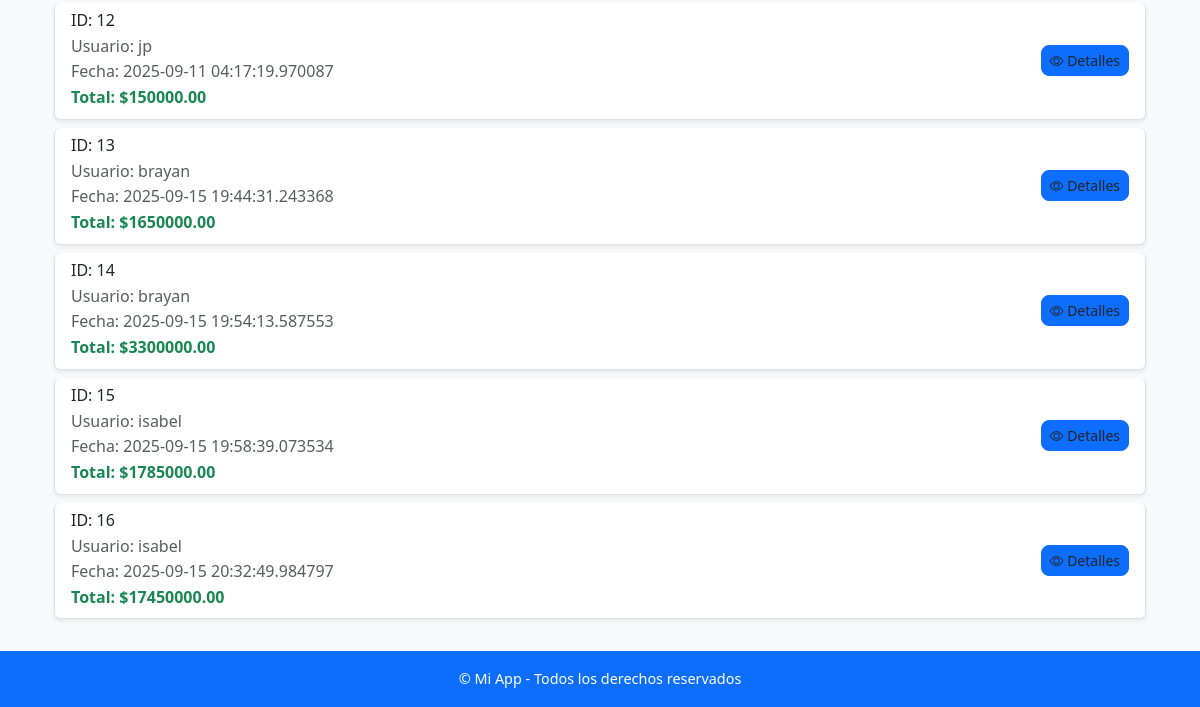
/ventas_factura (lower part), run on an earlier commit of the app's database.
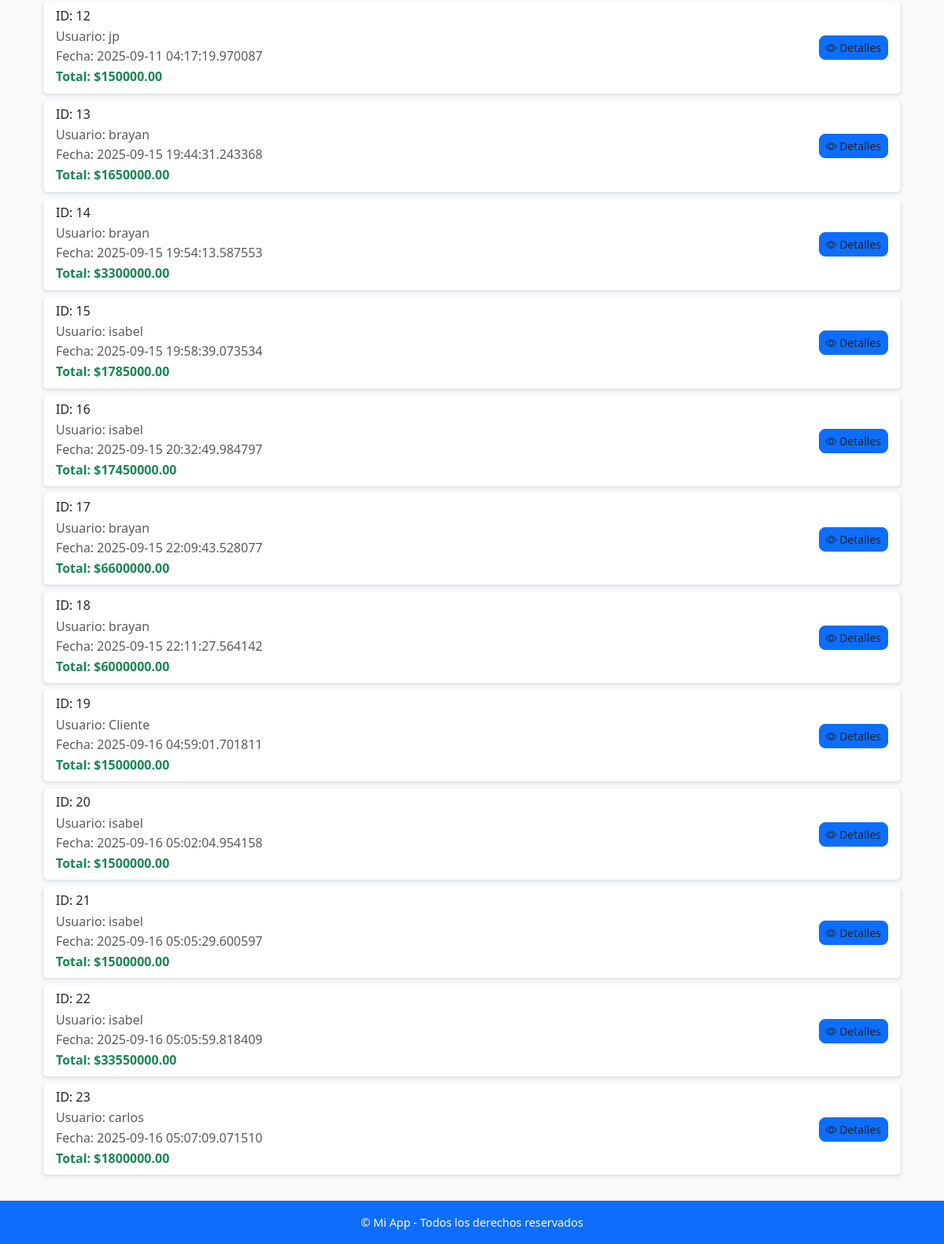
And on a later commit of the database.
### app/models/users.py (models this page shows, shortened)
class VentaFactura(db.Model):
    __tablename__ = 'ventas_factura'
    idventas_factura = db.Column(db.Integer, primary_key=True)
    usuario_idusuario = db.Column(db.Integer, db.ForeignKey('usuario.idusuario'), nullable=False)
    fecha_venta = db.Column(db.DateTime, nullable=False, default=datetime.utcnow)
    tipo_venta = db.Column(db.Enum('fisica', 'online', name='tipo_venta_enum'))
    estado_envio = db.Column(db.Enum('pendiente', 'pagado', 'anulado', name='estado_envio_enum'), default='pendiente')
    total = db.Column(db.Numeric(10, 2), nullable=False)
    usuario = db.relationship('Users', backref='ventas_facturas')

class Users(db.Model, UserMixin):
    __tablename__ = 'usuario'
    idusuario = db.Column(db.Integer, primary_key=True)
    nombre = db.Column(db.String(100))
    telefono = db.Column(db.String(45))
    correo = db.Column(db.String(100), unique=True)
    direccion = db.Column(db.String(100))
    password = db.Column(db.String(255))
    rol = db.Column(db.Enum('cliente', 'tecnico', 'admin'))

### app/routes/ventas_factura.py (the view)
@bp.route('/ventas_factura')
def listar_ventas():
    ventas = VentaFactura.query.all()
    return render_template('ventas_factura.html', ventas=ventas)

### app/templates/ventas_factura.html (shortened to what this page needs)
{% extends "base.html" %}
{% block content %}
<div class="container mt-5">
    <ul class="list-group">
        {% for venta in ventas %}
        <li class="list-group-item mb-2 shadow-sm rounded venta-card">
            <div class="d-flex justify-content-between align-items-center">
                <div>
                    <h6 class="mb-1">ID: {{ venta.idventas_factura }}</h6>
                    <p class="mb-0 text-muted">
                        Usuario: {{ venta.usuario.nombre if venta.usuario else 'Sin usuario' }} <br>
                        Fecha: {{ venta.fecha_venta }} <br>
                        <strong class="text-success">Total: ${{ venta.total }}</strong>
                    </p>
                </div>
                <a href="{{ url_for('ventas_factura.detalle_venta', id=venta.idventas_factura) }}"
                   class="btn btn-sm btn-primary">
                   <i class="bi bi-eye"></i> Detalles
                </a>
            </div>
        </li>
        {% else %}
        <li class="list-group-item text-center text-muted">
            No hay ventas registradas
        </li>
        {% endfor %}
    </ul>
</div>
{% endblock %}

What changed in the data, as far as the page shows it:
added VentaFactura: idventas_factura "17", usuario "brayan", fecha_venta "2025-09-15 22:09:43.528077", total "6600000.00"
added VentaFactura: idventas_factura "18", usuario "brayan", fecha_venta "2025-09-15 22:11:27.564142", total "6000000.00"
added VentaFactura: idventas_factura "19", usuario "Cliente", fecha_venta "2025-09-16 04:59:01.701811", total "1500000.00"
added VentaFactura: idventas_factura "20", usuario "isabel", fecha_venta "2025-09-16 05:02:04.954158", total "1500000.00"
added VentaFactura: idventas_factura "21", usuario "isabel", fecha_venta "2025-09-16 05:05:29.600597", total "1500000.00"
added VentaFactura: idventas_factura "22", usuario "isabel", fecha_venta "2025-09-16 05:05:59.818409", total "33550000.00"
added VentaFactura: idventas_factura "23", usuario "carlos", fecha_venta "2025-09-16 05:07:09.071510", total "1800000.00"
